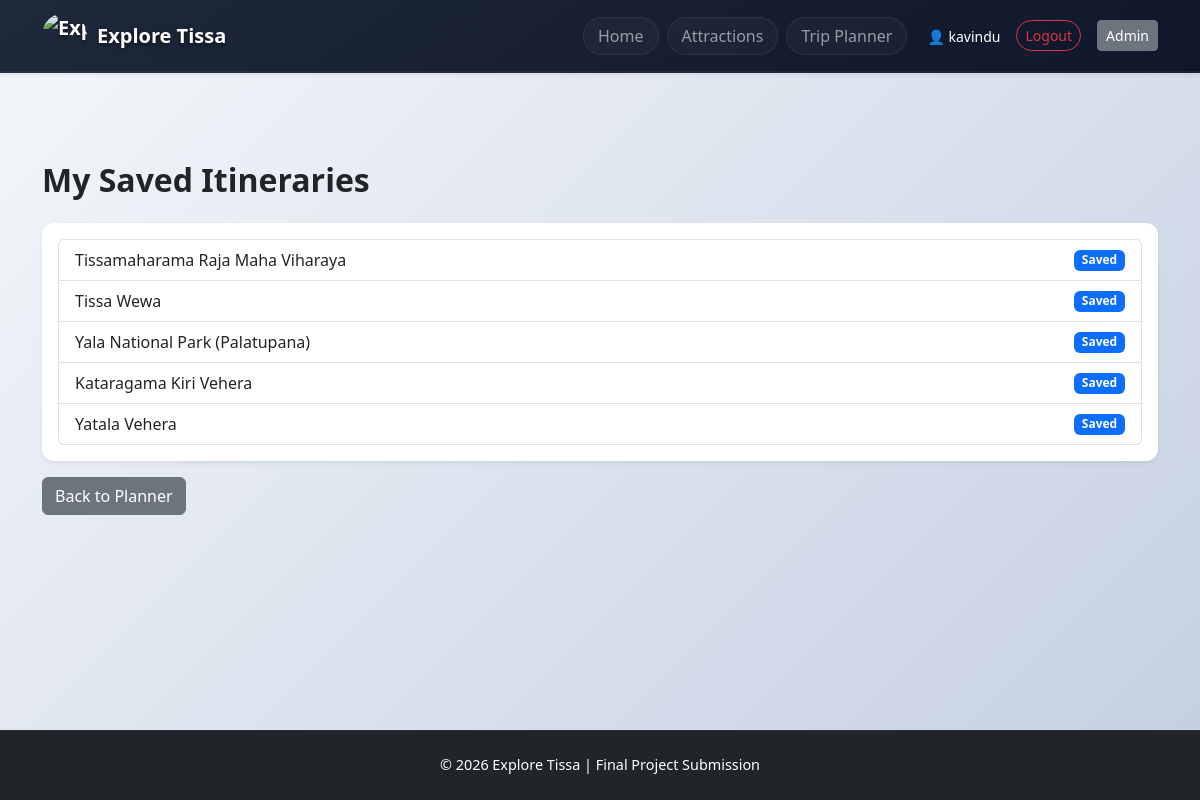
/my-itineraries (signed in), run on the app's committed database.
### api/app.py (models this page shows)
class SavedPlace(db.Model):
    id = db.Column(db.Integer, primary_key=True)
    username = db.Column(db.String(80), nullable=False)
    place_name = db.Column(db.String(150), nullable=False)

### api/app.py (the view)
@app.route('/my-itineraries')
def my_itineraries():
    if not session.get('user_logged_in'):
        return redirect(url_for('user_login'))
    username = session.get('username')
    saved_places = SavedPlace.query.filter_by(username=username).all()
    return render_template('my_itineraries.html', saved_places=saved_places)

### templates/my_itineraries.html
{% extends "base.html" %}
{% block content %}
<div class="container my-5">
    <h2 class="fw-bold mb-4">My Saved Itineraries</h2>
    {% if saved_places %}
        <div class="card shadow-sm border-0">
            <div class="card-body">
                <ul class="list-group">
                    {% for place in saved_places %}
                    <li class="list-group-item d-flex justify-content-between align-items-center">
                        <span>{{ place.place_name }}</span>
                        <span class="badge bg-primary">Saved</span>
                    </li>
                    {% endfor %}
                </ul>
            </div>
        </div>
    {% else %}
        <div class="alert alert-info">You have not saved any itineraries yet. Go to the Trip Planner to create one!</div>
    {% endif %}
    <a href="{{ url_for('planner') }}" class="btn btn-secondary mt-3">Back to Planner</a>
</div>
{% endblock %}

### static/css/style.css (style rules this page uses)
body { background: linear-gradient(135deg, #f5f7fa 0%, #c3cfe2 100%); font-family: 'Segoe UI', Tahoma, Geneva, Verdana, sans-serif; min-height: 100vh; display: flex; flex-direction: column; }
.card { border: none; border-radius: 12px; box-shadow: 0 10px 15px -3px rgba(0, 0, 0, 0.05), 0 4px 6px -2px rgba(0, 0, 0, 0.05); transition: transform 0.2s ease-in-out; }
body::before { content: ""; position: fixed; top: 50%; left: 50%; transform: translate(-50%, -50%); width: 550px; height: 550px; background-image: url('https://pfxpcemoftcdwrfiipvw.supabase.co/storage/v1/object/sign/explore_tissa/explore_tissa.webp?token=eyJraWQiOiIyNGFlYmUzZS00Yzg1LTRmYzItOGI3YS00ODUwY2VmMzBjZGQiLCJhbGciOiJIUzUxMiJ9.eyJ1cmwiOiJleHBsb3JlX3Rpc3NhL2V4cGxvcmVfdGlzc2Eud2VicCIsInNjb3BlIjoiZG93bmxvYWQiLCJpYXQiOjE3OTI4MzEzODAsImV4cCI6NDk0NjQzMTM4MH0.b_PvIE6VTWjwNeGqXr_n_rtEj8RSGw2IUDzd5laIBFfYFTqOaDEvcgMC4M6xrcS0Io7lYBBlPG7X5Dt0ZT3AKw'); background-repeat: no-repeat; background-position: center; background-size: contain; opacity: 0.1; pointer-events: none; z-index: -1; }

### data on the page
SavedPlace: place_name "Tissamaharama Raja Maha Viharaya"
SavedPlace: place_name "Tissa Wewa"
SavedPlace: place_name "Yala National Park (Palatupana)"
SavedPlace: place_name "Kataragama Kiri Vehera"
SavedPlace: place_name "Yatala Vehera"

### other printed values
{{ session.get('username') }} "kavindu"
